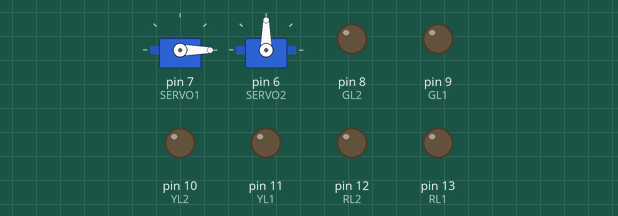
This sketch was run on a simulated Arduino Uno, built with avr-gcc and run on an emulated ATmega328P. Shown: 2 × servo, output pins drawn as LEDs (lit = HIGH).

Above: at 0.1 s.
At 1.1 s:
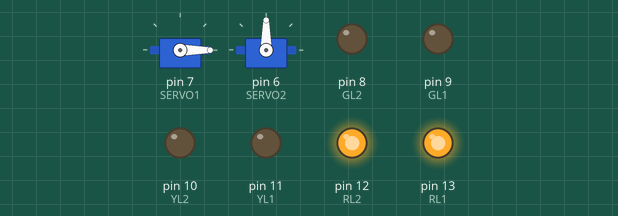
At 31.1 s:
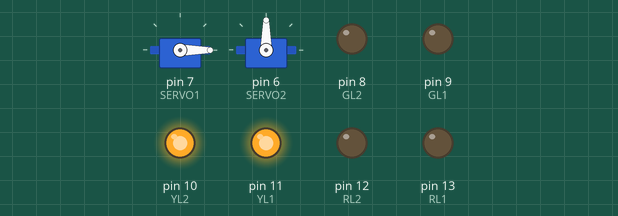
At 37.1 s:
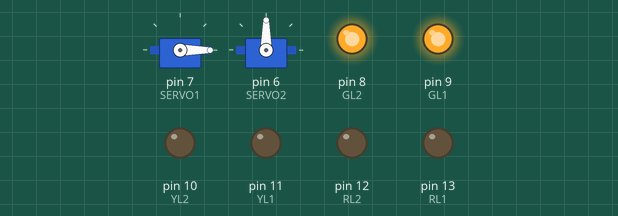
Timing chart, 0 to 38.6 s (numbered marks = the images above):
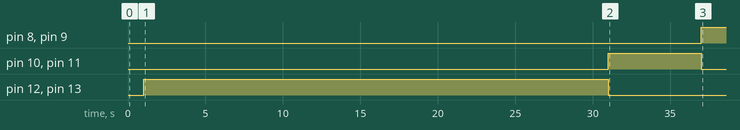

The sketch:

FPT_Main.ino
```cpp
#include <Servo.h>

#define RL1 13
#define RL2 12
#define YL1 11
#define YL2 10
#define GL1 9
#define GL2 8
#define SERVO1 7
#define SERVO2 6

// Servo objects
Servo myServo1;
Servo myServo2;

unsigned long currentMillis;
unsigned long previousMillis = 0;
const long redDuration = 30000; // 30 seconds
const long yellowDuration = 6000; // 6 seconds
const long greenDuration = 30000; // 30 seconds
int currentState = 0; // 0: Red, 1: Yellow, 2: Green
int interval = 1000; // Check every second

void setup() {
  // Serial setup
  Serial.begin(9600);

  // Initializing the pins as outputs/inputs
  pinMode(RL1, OUTPUT);
  pinMode(RL2, OUTPUT);
  pinMode(YL1, OUTPUT);
  pinMode(YL2, OUTPUT);
  pinMode(GL1, OUTPUT);
  pinMode(GL2, OUTPUT);

  // Attach the servo to the defined pin
  myServo1.attach(SERVO1);
  myServo2.attach(SERVO2);
}

void loop() {
  // Update traffic lights
  currentMillis = millis();

  moveServo();

  if (currentMillis - previousMillis >= interval) {
    previousMillis = currentMillis;
    updateTrafficLights();
  }
}
```

Light_Control.ino
```cpp
void updateTrafficLights() {
  switch (currentState) {
    case 0: // Red
      digitalWrite(RL1, HIGH);
      digitalWrite(RL2, HIGH);
      delay(redDuration);
      digitalWrite(RL1, LOW);
      digitalWrite(RL2, LOW);
      currentState = 1; // Switch to Yellow
      break;

    case 1: // Yellow
      digitalWrite(YL1, HIGH);
      digitalWrite(YL2, HIGH);
      delay(yellowDuration);
      digitalWrite(YL1, LOW);
      digitalWrite(YL2, LOW);
      currentState = 2; // Switch to Green
      break;

    case 2: // Green
      digitalWrite(GL1, HIGH);
      digitalWrite(GL2, HIGH);
      delay(greenDuration);
      digitalWrite(GL1, LOW);
      digitalWrite(GL2, LOW);
      currentState = 0; // Switch to Red
      break;
  }
}
```

servoBelt.ino
```cpp
void moveServo() {
  myServo1.write(0);   // Rotate servo to one direction (0 degrees)
}
```

Measured:
- by itself, pin 8 (GL2), pin 9 (GL1): LOW → HIGH at 37.0 s
- by itself, pin 10 (YL2), pin 11 (YL1): LOW → HIGH at 31.0 s, → LOW 6.0 s later
- by itself, pin 12 (RL2), pin 13 (RL1): LOW → HIGH at 1.0 s, → LOW 30.0 s later
